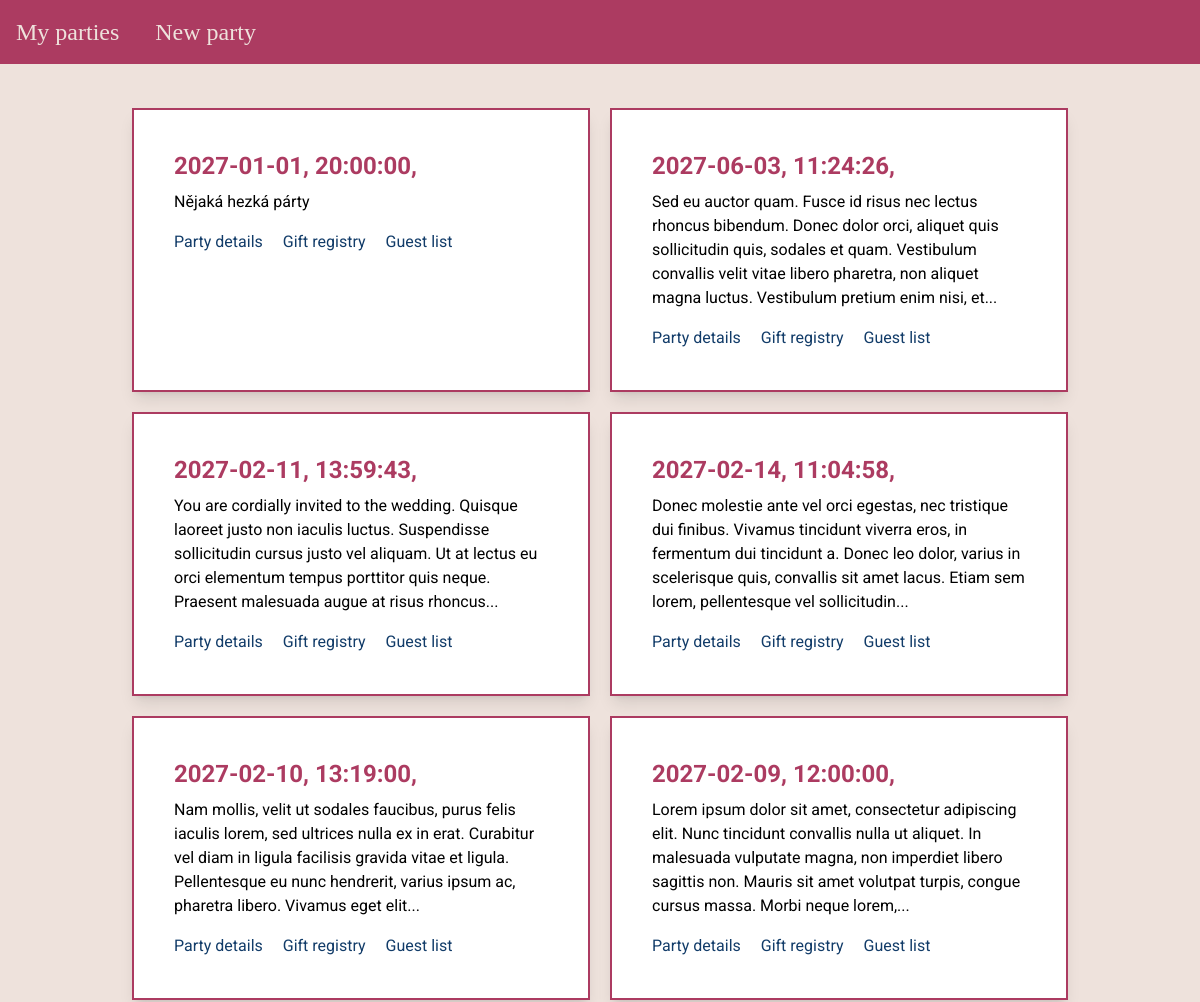
Before: / (upper part) with the older database file.
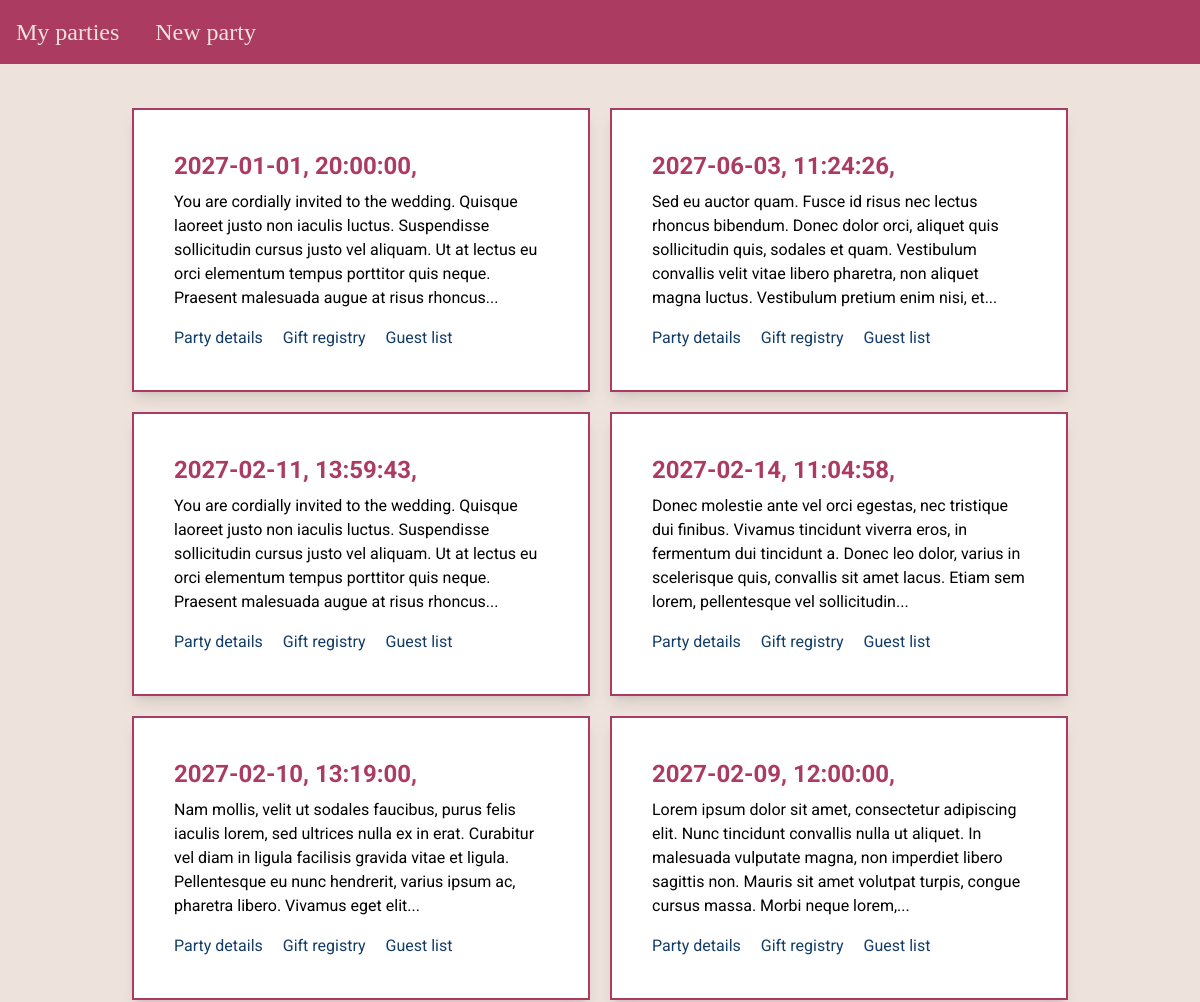
After: the same page with the newer database file.
### party_app/models.py (models this page shows)
class PartyBase(SQLModel):
    party_date: date
    party_time: time
    invitation: str = Field(
        sa_column=Column(Text), min_length=10
    )
    venue: str = Field(sa_column=Column(String(100))
    )

class Party(PartyBase, table=True):
    uuid: UUID = Field(default_factory=uuid4, primary_key=True)
    gifts: List["Gift"] = Relationship(
        back_populates="party",
    ) # Defines ORM relationship: party.gifts returns associated Gift objects
    guests: List["Guest"] = Relationship(
        back_populates="party",
    ) # Defines ORM relationship: party.guests returns associated Guest objects

### party_app/routes/party_list.py (the view)
@router.get("/", name="party_list_page", response_class=HTMLResponse)
def party_list_page(request: Request, templates: Templates, session: Session = Depends(get_session)):
    today = date.today()
    parties = session.exec(select(Party).where(Party.party_date >= today)).all()
    return templates.TemplateResponse(
        request=request,
        name="party_list/page_party_list.html",
        context={"parties": parties},
    )

### party_app/templates/party_list/page_party_list.html
{% extends 'base.html' %}
{% block content %}
    <div class="container mx-auto p-6 grid grid-cols-2 gap-5" id="parties-list">
        {% for party in parties %}
        <div class="border-2 p-10 border-custom-red bg-white shadow-lg">
            <h2 class="mb-2 font-bold text-2xl text-custom-red uppercase">
                {{ party.party_date }}, {{ party.party_time }}, {{ party.party_venue }}
            </h2>
            <div>
                {{ party.invitation|truncate(250) }}
            </div>
            <div class="mt-4">
                <a href="{{ url_for('party_detail_page', party_id=party.uuid) }}"
                   class="text-custom-blue hover:text-custom-blue-light mr-4"
                >Party details</a>
                <a href="" class="text-custom-blue hover:text-custom-blue-light mr-4">Gift registry</a>
                <a href="" class="text-custom-blue hover:text-custom-blue-light mr-4">Guest list</a>
            </div>
        </div>
        {% else %}
        <div class="col-span-2 text-center bg-sky-200 border border-custom-blue text-custom-blue p-5 py-3 rounded"
             role="alert">
            <p class="mt-3">You currently have no parties</p>
        </div>
        {% endfor %}
    </div>
{% endblock %}

### party_app/templates/base.html (shortened to what this page needs)
<!DOCTYPE html>
<html lang="cs">
<head>
    <link href="{{ url_for('static', path='css/output.css') }}" rel="stylesheet">
</head>
<body class="bg-custom-powder-light">
<nav class="bg-custom-red">
    <a href="/"
       class="inline-block p-4 text-custom-powder-light font-dancing-script text-2xl"
       >
        My parties
    </a>
    <a href="{{ url_for('new_party_form_page') }}"
       class="inline-block p-4 text-custom-powder-light font-dancing-script text-2xl"
       >
        New party
    </a>
</nav>
<main class="container p-5 m-auto">
    {% block content %}
    {% endblock %}
</main>
</body>
</html>

Changed rows visible on the page:
changed Party (number 1 of 6 on the later page): invitation "Nějaká hezká párty" → "You are cordially invited to the wedding. Quisque laoreet justo non iaculis luctus. Suspendisse sollicitudin cursus justo vel aliquam. Ut at lectus eu orci elementum tempus porttitor quis neque. Praesent malesuada augue at risus rhoncus..."
